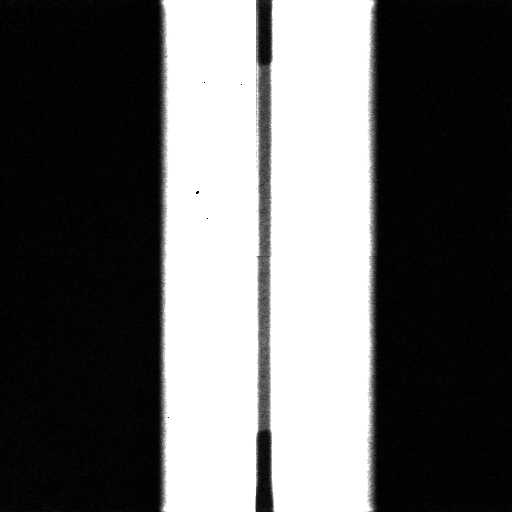
#> input picture data/25lbhA0010.tif, 512 x 512 px; its folder holds only this picture in this run
$ jupyter execute compile_image_data.ipynb
#> lines starting #> are read from the running program, lines starting #| are printed output that depends on the picture
# Compile all image data into a single dictionary file

This notebook opens images of neutron data
which describe void fraction of refrigerant
flowing through a microfluidic channel. The
data from each image is compiled into a single
dictinoary and saved to file so it can be
quickly opened by other notebooks.

Created on Thu Feb 13 10:33:13 2020
author: ericmuckley@gmail.com

Full repository can be viewed at
https://github.com/ericmuckley/fluid_channel_modeling

[cell 1]
import os
import cv2
import numpy as np
from glob import glob
from time import time
import matplotlib.pyplot as plt

# change matplotlib settings to make plots look nicer
plt.rcParams['xtick.labelsize'] = 18
plt.rcParams['ytick.labelsize'] = 18
plt.rcParams['axes.linewidth'] = 3
plt.rcParams['xtick.minor.width'] = 3
plt.rcParams['xtick.major.width'] = 3
plt.rcParams['ytick.minor.width'] = 3
plt.rcParams['ytick.major.width'] = 3

def plot_setup(labels=['X', 'Y'], fsize=18, title='', size=None):
    """Creates a custom plot configuration to make graphs look nice.
    This should be called between plt.plot() and plt.show() commands."""
    plt.xlabel(str(labels[0]), fontsize=fsize)
    plt.ylabel(str(labels[1]), fontsize=fsize)
    plt.title(title, fontsize=fsize)

def plot_channel_image(image, title=None, vmin=None, vmax=None):
    """Plot image of the channel, colored by void fraction."""
    plt.imshow(image, origin='lower', cmap='jet', vmin=vmin, vmax=vmax, )
    fig = plt.gcf()
    fig.set_size_inches(11,11)
    plt.axis('off')
    if title is not None:
        plt.title(title, fontsize=16)
    plt.show()

## Get image list

Get list of all images which we will model.

[cell 2]
# navigate to data folder
data_dir = os.path.join(os.getcwd(), 'data')
print('Looking for files in: {}'.format(data_dir))

# get list of all '.tif' files in data folder
all_images = [f for f in glob(data_dir+'/*') if '.tif' in f]
print('Found {} images:'.format(len(all_images)))
for img in all_images:
    print(os.path.split(img)[1])

## Set parameters of the model

Here we define the physical dimensions of the channel
(width, height, depth) in μm, bubble radii limits,
minimum fluid buffer size between bubbles,
the maximum number of bubbles to add to the simulation,
and an empty dictionary to hold each cropped channel image.

We save all this information to file so it can be
imported and parsed later.

**Physical dimensions of the channel**
* Height (y-direction) is 750 um
* Length (x-direction) is 20000 um
* Depth (z-direction) is 250 um (for each of 20 channels)
* Aspect ratio (length / height) = 20000 / 750 = 27
* Image resolution is approximately 50 um per pixel

[cell 3]
model = {
    'w_um': 20000,
    'h_um': 750,
    'd_um': 250,
    'um_per_pixel': 20,
    'buffer_um': 0.1,
    'min_rad_um': 5,
    'max_rad_um': 250,
    'channels': {}}

## Trim channel images

Here we remove the aluminum region around the channel in each
image so that the channel region is isolated.
The channel region is marked by white lines in the plots below.
After non-channel regions are cropped away, the void faction
of each channel is calculated so that blue=0 and red=1.
Finally, we save all the cropped images to file in a single dictionary
so they can be easily imported later.

[cell 4]
# loop over each image and trim image to channel dimensions
for img in all_images:

    # get flowrate and temperature from image names
    label = os.path.split(img)[1].split('.')[0]
    flowrate = int(label.split('lb')[0])

    # trim image based on the flow rate so that all images are centered
    if flowrate == 25:
        img_raw = plt.imread(img)[:, :, 0].T[245:280]
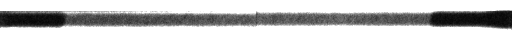
#> img_raw: shape (35, 512); min 4, max 255, mean 185.4
        temp = int(label.split('00')[-1])
        xlims, ylims = [76, 420], [14, 25]
    if flowrate == 75:
        img_raw = plt.imread(img)[:, :, 0].T[225:270]
        temp = int(label.split('000')[-1])
        xlims, ylims = [105, 449], [19, 30]

    # cut image to only include channel interior
    img_channel = img_raw[ylims[0]:ylims[1], xlims[0]:xlims[1]]

    # save channel results into dictionary
    model['channels'][label] = {
            'flowrate': flowrate,
            'temp': temp,
            'img_raw': img_raw,
            'img_channel': img_channel,
            'img_voidfrac': img_channel/255*model['d_um']}

    # plot original channel image with channel bounding lines
    [plt.axvline(x=L, color='w', lw=1) for L in xlims]
    [plt.axhline(y=L, color='w', lw=1) for L in ylims]
    plt.imshow(img_raw, origin='lower', vmin=0, vmax=255)
    plot_setup(title=label+' original', labels=['X (pixels)', 'Y (pixels)'])
    plt.yticks([0, 20, 40])
    fig = plt.gcf()
    fig.set_size_inches(9, 9)
    plt.show()
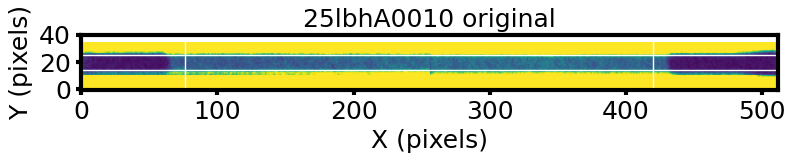
#> figure drawn by matplotlib, 1 panel

    # plot cropped channel image
    plt.imshow(img_channel, origin='lower',
               vmin=0, vmax=model['d_um'], cmap='jet')
    plot_setup(title=label+' channel void fraction',
               labels=['X (x '+str(int(model['um_per_pixel']))+' μm)',
                       'Y (x '+str(int(model['um_per_pixel']))+' μm)'])
    fig = plt.gcf()
    fig.set_size_inches(9, 9)
    plt.show()
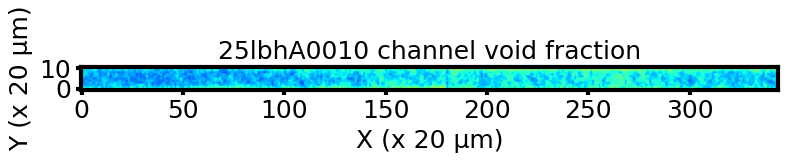
#> figure drawn by matplotlib, 1 panel

    print('Image pixel shape: {}'.format(img_channel.shape[::-1]))
#| Image pixel shape: (344, 11)
    print('Aspect ratio of channel image: {}'.format(
        round(img_channel.shape[1]/img_channel.shape[0], 1)))
#| Aspect ratio of channel image: 31.3
    print('Average void fraction: {}%'.format(
        round(100*np.mean(
            model['channels'][label]['img_voidfrac']/model['d_um']), 2)))
#| Average void fraction: 36.5%
    print('======================================================================')

# save model parameters and cropped images to file
model_path = os.path.join(os.getcwd(), 'data', 'compiled_data.npy')
np.save(model_path, model)
print('\n\nImage data saved to {}'.format(model_path))

$ run again, on data/25lbhA0050.tif
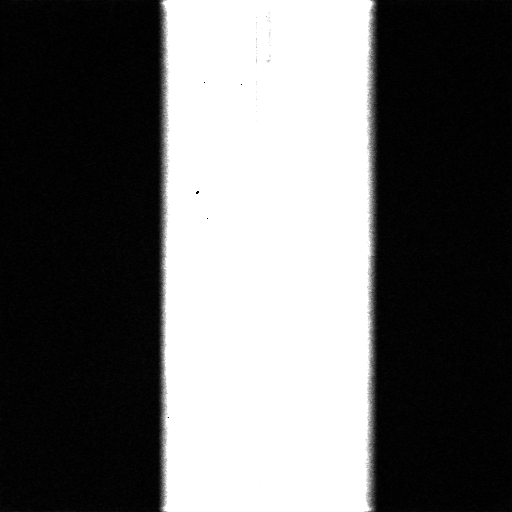
#> input picture data/25lbhA0050.tif, 512 x 512 px
#> `plt.show()`:
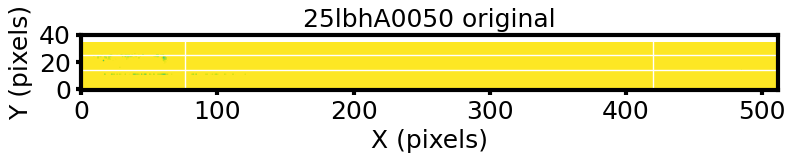
#> figure drawn by matplotlib, 1 panel
#> `plt.show()`:
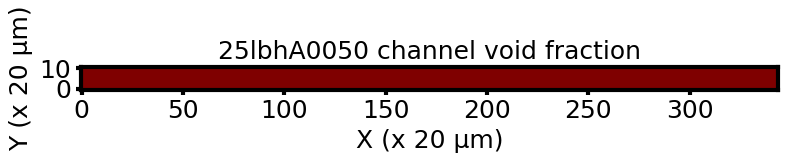
#> figure drawn by matplotlib, 1 panel
#| Image pixel shape: (344, 11)
#| Aspect ratio of channel image: 31.3
#| Average void fraction: 100.0%
